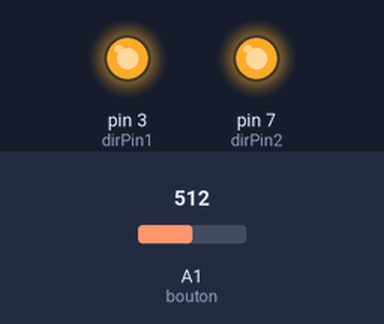
Bench run of a sketch on a simulated Arduino Uno, built with avr-gcc and run on an emulated ATmega328P. On the bench: output pins drawn as LEDs (lit = HIGH). Inputs (shaded band) come from the test bench; at power-on: A1 (bouton) = 512. Pins used as bus, display or sensor lines are not drawn; what the sketch prints to the serial monitor is not drawn.

Above: at 1.2 s.
1.3 s: A1 (bouton) set to 1010
Timing chart, 0 to 4.3 s (numbered marks = the images above; inputs shaded):
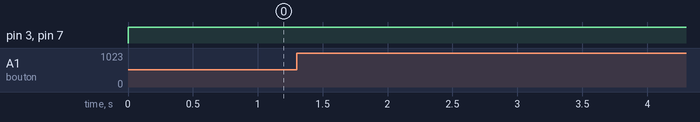

Measured:
- after the input at 1.3 s, every drawn part: stays the same

The sketch:

code_moteur_pas_a_pas.ino.ino
```cpp
int dirPin1 = 3;
int stepperPin1 = 2;
int dirPin2 = 7;
int stepperPin2 = 6;
const int bouton = 1 ;
const int entrer = 8;
int valeurLue = 0;

void setup() {
  pinMode(dirPin1, OUTPUT);
  pinMode(stepperPin1, OUTPUT);
  pinMode(dirPin2, OUTPUT);
  pinMode(stepperPin2, OUTPUT);
  pinMode(bouton, INPUT);
  Serial.begin(9600);
}

void step(boolean dir, int steps) {
  digitalWrite(dirPin1, dir);
  digitalWrite(dirPin2, dir);
  for (int i = 0; i < steps; i++) {
    digitalWrite(stepperPin1, HIGH);
    digitalWrite(stepperPin2, HIGH);
    delayMicroseconds(200);
    digitalWrite(stepperPin1, LOW);
    digitalWrite(stepperPin2, LOW);
    delayMicroseconds(200);
  }
}


int cmpte(int x) {
  int cmpt = 0;
  while (x == 1) {

    if(cmpt == 200){
      cmpt = 0;
    }

    cmpt = cmpt + 1;
    step(true, 1);

    valeurLue = analogRead(bouton);

    if(valeurLue < 1000){
      x = 1;
    }
    else{
      x = 0;
    }

  }
  return cmpt;
}

void loop() {
  digitalWrite(entrer, HIGH);
  int cmpt = cmpte(1);
  int result = cmpt*1.8;
  Serial.println(result + 50);
  delay(20000);
}
```
